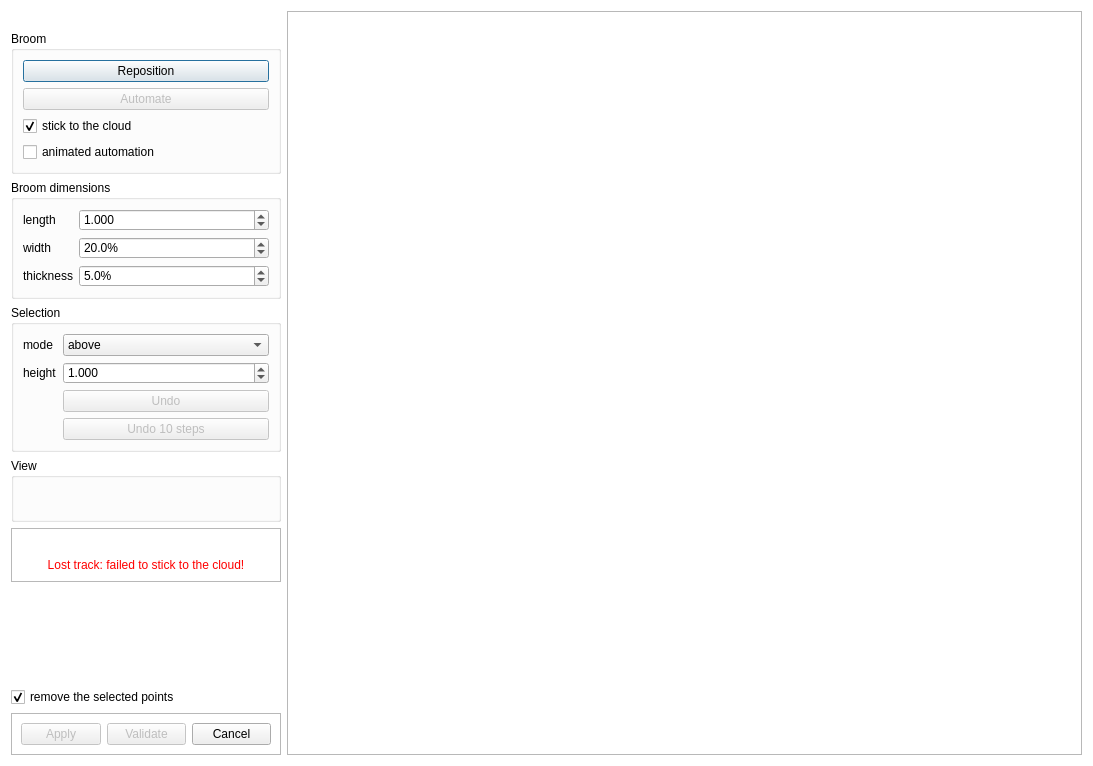
<?xml version="1.0" encoding="UTF-8"?>
<ui version="4.0">
 <class>BroomDialog</class>
 <widget class="QDialog" name="BroomDialog">
  <property name="geometry">
   <rect>
    <x>0</x>
    <y>0</y>
    <width>1093</width>
    <height>766</height>
   </rect>
  </property>
  <property name="windowTitle">
   <string>CEA Broom Tool</string>
  </property>
  <property name="windowIcon">
   <iconset resource="../qBroom.qrc">
    <normaloff>:/CC/plugin/qBroom/images/qBroom.png</normaloff>:/CC/plugin/qBroom/images/qBroom.png</iconset>
  </property>
  <property name="styleSheet">
   <string notr="true">QDialog{ background-color:white }</string>
  </property>
  <layout class="QHBoxLayout" name="horizontalLayout_2">
   <item>
    <widget class="QFrame" name="leftFrame">
     <property name="sizePolicy">
      <sizepolicy hsizetype="Maximum" vsizetype="Preferred">
       <horstretch>0</horstretch>
       <verstretch>0</verstretch>
      </sizepolicy>
     </property>
     <property name="minimumSize">
      <size>
       <width>270</width>
       <height>0</height>
      </size>
     </property>
     <property name="maximumSize">
      <size>
       <width>270</width>
       <height>16777215</height>
      </size>
     </property>
     <layout class="QVBoxLayout" name="verticalLayout">
      <property name="leftMargin">
       <number>0</number>
      </property>
      <property name="topMargin">
       <number>0</number>
      </property>
      <property name="rightMargin">
       <number>0</number>
      </property>
      <property name="bottomMargin">
       <number>0</number>
      </property>
      <item>
       <widget class="QLabel" name="caeLogoLabel">
        <property name="pixmap">
         <pixmap resource="../qBroom.qrc">:/CC/plugin/qBroom/images/cea_logo_small.jpg</pixmap>
        </property>
        <property name="alignment">
         <set>Qt::AlignCenter</set>
        </property>
       </widget>
      </item>
      <item>
       <widget class="QGroupBox" name="broomGroupBox">
        <property name="title">
         <string>Broom</string>
        </property>
        <property name="flat">
         <bool>true</bool>
        </property>
        <layout class="QVBoxLayout" name="verticalLayout_3">
         <item>
          <widget class="QPushButton" name="repositionPushButton">
           <property name="text">
            <string>Reposition</string>
           </property>
          </widget>
         </item>
         <item>
          <widget class="QPushButton" name="automatePushButton">
           <property name="enabled">
            <bool>false</bool>
           </property>
           <property name="text">
            <string>Automate</string>
           </property>
          </widget>
         </item>
         <item>
          <widget class="QCheckBox" name="stickCheckBox">
           <property name="text">
            <string>stick to the cloud</string>
           </property>
           <property name="checked">
            <bool>true</bool>
           </property>
          </widget>
         </item>
         <item>
          <widget class="QCheckBox" name="animateAutomationCheckBox">
           <property name="toolTip">
            <string>For a visual feedback of the ongoing automation process (slower)</string>
           </property>
           <property name="text">
            <string>animated automation</string>
           </property>
          </widget>
         </item>
        </layout>
       </widget>
      </item>
      <item>
       <widget class="QGroupBox" name="broomDimGroupBox">
        <property name="sizePolicy">
         <sizepolicy hsizetype="Preferred" vsizetype="Maximum">
          <horstretch>0</horstretch>
          <verstretch>0</verstretch>
         </sizepolicy>
        </property>
        <property name="title">
         <string>Broom dimensions</string>
        </property>
        <property name="flat">
         <bool>true</bool>
        </property>
        <layout class="QFormLayout" name="formLayout">
         <item row="0" column="0">
          <widget class="QLabel" name="label_3">
           <property name="text">
            <string>length</string>
           </property>
          </widget>
         </item>
         <item row="0" column="1">
          <widget class="QDoubleSpinBox" name="broomLengthDoubleSpinBox">
           <property name="decimals">
            <number>3</number>
           </property>
           <property name="minimum">
            <double>-1000000.000000000000000</double>
           </property>
           <property name="maximum">
            <double>1000000.000000000000000</double>
           </property>
           <property name="value">
            <double>1.000000000000000</double>
           </property>
          </widget>
         </item>
         <item row="1" column="0">
          <widget class="QLabel" name="label">
           <property name="text">
            <string>width</string>
           </property>
          </widget>
         </item>
         <item row="1" column="1">
          <widget class="QDoubleSpinBox" name="broomWidthDoubleSpinBox">
           <property name="suffix">
            <string notr="true">%</string>
           </property>
           <property name="decimals">
            <number>1</number>
           </property>
           <property name="minimum">
            <double>1.000000000000000</double>
           </property>
           <property name="maximum">
            <double>100000.000000000000000</double>
           </property>
           <property name="value">
            <double>20.000000000000000</double>
           </property>
          </widget>
         </item>
         <item row="2" column="0">
          <widget class="QLabel" name="label_2">
           <property name="text">
            <string>thickness</string>
           </property>
          </widget>
         </item>
         <item row="2" column="1">
          <widget class="QDoubleSpinBox" name="broomThicknessDoubleSpinBox">
           <property name="suffix">
            <string notr="true">%</string>
           </property>
           <property name="decimals">
            <number>1</number>
           </property>
           <property name="minimum">
            <double>1.000000000000000</double>
           </property>
           <property name="maximum">
            <double>100000.000000000000000</double>
           </property>
           <property name="value">
            <double>5.000000000000000</double>
           </property>
          </widget>
         </item>
        </layout>
       </widget>
      </item>
      <item>
       <widget class="QGroupBox" name="cleanAreaGroupBox">
        <property name="sizePolicy">
         <sizepolicy hsizetype="Preferred" vsizetype="Maximum">
          <horstretch>0</horstretch>
          <verstretch>0</verstretch>
         </sizepolicy>
        </property>
        <property name="title">
         <string>Selection</string>
        </property>
        <property name="flat">
         <bool>true</bool>
        </property>
        <layout class="QFormLayout" name="formLayout_2">
         <item row="0" column="0">
          <widget class="QLabel" name="label_4">
           <property name="text">
            <string>mode</string>
           </property>
          </widget>
         </item>
         <item row="1" column="0">
          <widget class="QLabel" name="label_5">
           <property name="text">
            <string>height</string>
           </property>
          </widget>
         </item>
         <item row="1" column="1">
          <widget class="QDoubleSpinBox" name="cleanHeightDoubleSpinBox">
           <property name="decimals">
            <number>3</number>
           </property>
           <property name="minimum">
            <double>0.001000000000000</double>
           </property>
           <property name="maximum">
            <double>1000000.000000000000000</double>
           </property>
           <property name="value">
            <double>1.000000000000000</double>
           </property>
          </widget>
         </item>
         <item row="0" column="1">
          <widget class="QComboBox" name="selectionModeComboBox">
           <property name="currentIndex">
            <number>1</number>
           </property>
           <item>
            <property name="text">
             <string>inside</string>
            </property>
           </item>
           <item>
            <property name="text">
             <string>above</string>
            </property>
           </item>
           <item>
            <property name="text">
             <string>below</string>
            </property>
           </item>
           <item>
            <property name="text">
             <string>above and below</string>
            </property>
           </item>
          </widget>
         </item>
         <item row="2" column="1">
          <widget class="QPushButton" name="undoPushButton">
           <property name="enabled">
            <bool>false</bool>
           </property>
           <property name="text">
            <string>Undo</string>
           </property>
          </widget>
         </item>
         <item row="3" column="1">
          <widget class="QPushButton" name="undo10PushButton">
           <property name="enabled">
            <bool>false</bool>
           </property>
           <property name="text">
            <string>Undo 10 steps</string>
           </property>
          </widget>
         </item>
        </layout>
       </widget>
      </item>
      <item>
       <widget class="QGroupBox" name="viewGroupBox">
        <property name="title">
         <string>View</string>
        </property>
        <layout class="QHBoxLayout" name="horizontalLayout">
         <item>
          <spacer name="horizontalSpacer">
           <property name="orientation">
            <enum>Qt::Horizontal</enum>
           </property>
           <property name="sizeHint" stdset="0">
            <size>
             <width>40</width>
             <height>20</height>
            </size>
           </property>
          </spacer>
         </item>
         <item>
          <widget class="QToolButton" name="topViewToolButton">
           <property name="icon">
            <iconset resource="../qBroom.qrc">
             <normaloff>:/CC/plugin/qBroom/images/ccViewZpos.png</normaloff>:/CC/plugin/qBroom/images/ccViewZpos.png</iconset>
           </property>
           <property name="autoRaise">
            <bool>true</bool>
           </property>
          </widget>
         </item>
         <item>
          <widget class="QToolButton" name="frontViewToolButton">
           <property name="icon">
            <iconset resource="../qBroom.qrc">
             <normaloff>:/CC/plugin/qBroom/images/ccViewYpos.png</normaloff>:/CC/plugin/qBroom/images/ccViewYpos.png</iconset>
           </property>
           <property name="autoRaise">
            <bool>true</bool>
           </property>
          </widget>
         </item>
         <item>
          <widget class="QToolButton" name="leftViewToolButton">
           <property name="icon">
            <iconset resource="../qBroom.qrc">
             <normaloff>:/CC/plugin/qBroom/images/ccViewXpos.png</normaloff>:/CC/plugin/qBroom/images/ccViewXpos.png</iconset>
           </property>
           <property name="autoRaise">
            <bool>true</bool>
           </property>
          </widget>
         </item>
         <item>
          <widget class="QToolButton" name="backViewToolButton">
           <property name="icon">
            <iconset resource="../qBroom.qrc">
             <normaloff>:/CC/plugin/qBroom/images/ccViewYneg.png</normaloff>:/CC/plugin/qBroom/images/ccViewYneg.png</iconset>
           </property>
           <property name="autoRaise">
            <bool>true</bool>
           </property>
          </widget>
         </item>
         <item>
          <widget class="QToolButton" name="rightViewToolButton">
           <property name="icon">
            <iconset resource="../qBroom.qrc">
             <normaloff>:/CC/plugin/qBroom/images/ccViewXneg.png</normaloff>:/CC/plugin/qBroom/images/ccViewXneg.png</iconset>
           </property>
           <property name="autoRaise">
            <bool>true</bool>
           </property>
          </widget>
         </item>
         <item>
          <widget class="QToolButton" name="bottomViewToolButton">
           <property name="icon">
            <iconset resource="../qBroom.qrc">
             <normaloff>:/CC/plugin/qBroom/images/ccViewZneg.png</normaloff>:/CC/plugin/qBroom/images/ccViewZneg.png</iconset>
           </property>
           <property name="autoRaise">
            <bool>true</bool>
           </property>
          </widget>
         </item>
         <item>
          <spacer name="horizontalSpacer_2">
           <property name="orientation">
            <enum>Qt::Horizontal</enum>
           </property>
           <property name="sizeHint" stdset="0">
            <size>
             <width>40</width>
             <height>20</height>
            </size>
           </property>
          </spacer>
         </item>
        </layout>
       </widget>
      </item>
      <item>
       <widget class="QFrame" name="lostTrackFrame">
        <property name="frameShape">
         <enum>QFrame::StyledPanel</enum>
        </property>
        <property name="frameShadow">
         <enum>QFrame::Raised</enum>
        </property>
        <layout class="QVBoxLayout" name="verticalLayout_2">
         <item>
          <widget class="QLabel" name="imageLabel">
           <property name="text">
            <string/>
           </property>
           <property name="pixmap">
            <pixmap resource="../qBroom.qrc">:/CC/plugin/qBroom/images/warning.png</pixmap>
           </property>
           <property name="alignment">
            <set>Qt::AlignCenter</set>
           </property>
          </widget>
         </item>
         <item>
          <widget class="QLabel" name="lostTrackLabel">
           <property name="styleSheet">
            <string notr="true">color:red;</string>
           </property>
           <property name="text">
            <string>Lost track: failed to stick to the cloud!</string>
           </property>
           <property name="alignment">
            <set>Qt::AlignCenter</set>
           </property>
          </widget>
         </item>
        </layout>
       </widget>
      </item>
      <item>
       <spacer name="verticalSpacer">
        <property name="orientation">
         <enum>Qt::Vertical</enum>
        </property>
        <property name="sizeHint" stdset="0">
         <size>
          <width>20</width>
          <height>35</height>
         </size>
        </property>
       </spacer>
      </item>
      <item>
       <widget class="QCheckBox" name="removeSelectedPointsCheckBox">
        <property name="text">
         <string>remove the selected points</string>
        </property>
        <property name="checked">
         <bool>true</bool>
        </property>
       </widget>
      </item>
      <item>
       <widget class="QFrame" name="buttonsFrame">
        <property name="frameShape">
         <enum>QFrame::StyledPanel</enum>
        </property>
        <property name="frameShadow">
         <enum>QFrame::Raised</enum>
        </property>
        <layout class="QHBoxLayout" name="horizontalLayout_3">
         <item>
          <widget class="QPushButton" name="applyPushButton">
           <property name="enabled">
            <bool>false</bool>
           </property>
           <property name="text">
            <string>Apply</string>
           </property>
          </widget>
         </item>
         <item>
          <widget class="QPushButton" name="validatePushButton">
           <property name="enabled">
            <bool>false</bool>
           </property>
           <property name="text">
            <string>Validate</string>
           </property>
          </widget>
         </item>
         <item>
          <widget class="QPushButton" name="cancelPushButton">
           <property name="text">
            <string>Cancel</string>
           </property>
          </widget>
         </item>
        </layout>
       </widget>
      </item>
     </layout>
    </widget>
   </item>
   <item>
    <widget class="QFrame" name="viewFrame">
     <property name="sizePolicy">
      <sizepolicy hsizetype="Expanding" vsizetype="Minimum">
       <horstretch>0</horstretch>
       <verstretch>0</verstretch>
      </sizepolicy>
     </property>
     <property name="minimumSize">
      <size>
       <width>512</width>
       <height>512</height>
      </size>
     </property>
     <property name="frameShape">
      <enum>QFrame::StyledPanel</enum>
     </property>
     <property name="frameShadow">
      <enum>QFrame::Raised</enum>
     </property>
    </widget>
   </item>
  </layout>
 </widget>
 <resources>
  <include location="../qBroom.qrc"/>
 </resources>
 <connections/>
</ui>
